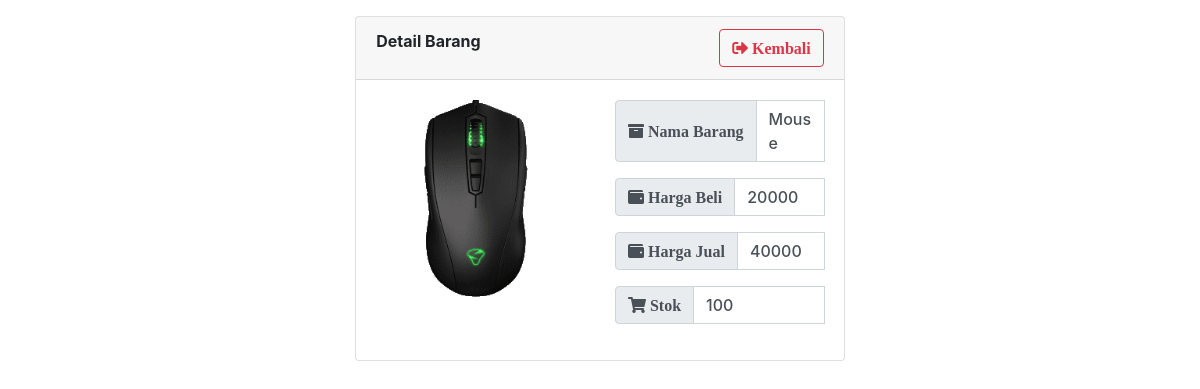
The page /show.php?id=34 on the database its author committed.
### tables this page shows
CREATE TABLE `contacts` (
  `id` int(10) UNSIGNED NOT NULL,
  `name` varchar(1000) NOT NULL,
  `hargabeli` int(50) NOT NULL,
  `hargajual` int(50) NOT NULL,
  `stok` int(50) NOT NULL,
  `image` text NOT NULL
);

### show.php (the view, shortened to what this page needs)
<?php
  require_once('db.php');
  $upload_dir = 'uploads/';
  if (isset($_GET['id'])) {
    $id = $_GET['id'];
    $sql = "select * from contacts where id=".$id;
    $result = mysqli_query($conn, $sql);
    if (mysqli_num_rows($result) > 0) {
      $row = mysqli_fetch_assoc($result);
    }else {
      $errorMsg = 'Could not Find Any Record';
    }
  }
?>
<!DOCTYPE html>
<html>
  <head>
    <link rel="stylesheet" href="css/bootstrap.min.css">
    <link rel="stylesheet" href="https://use.fontawesome.com/releases/v5.0.13/css/all.css">
    <link rel="stylesheet" href="https://cdn.datatables.net/1.10.16/css/dataTables.bootstrap4.min.css">
    <link rel="stylesheet" href="https://cdnjs.cloudflare.com/ajax/libs/twitter-bootstrap/4.0.0/css/bootstrap.css">
  </head>
  <body>
      <nav class="navbar navbar-expand-md navbar-light navbar-laravel">
      </nav>
      <div class="container">
        <div class="row justify-content-center">
          <div class="card">
            <div class="card-header">
              <div class="font-weight-bold float-left">Detail Barang</div>
              <a class="btn btn-outline-danger float-right" href="index.php"><i class="fa fa-sign-out-alt">   Kembali</i></a>
            </div>
            <div class="card-body">
              <div class="row">
                <div class="col-md">
                    <img src="<?php echo $upload_dir.$row['image'] ?>" height="200">
                </div>
                <div class="col-md">
                    <div class="form-group">
                        <div class="input-group mb-3">
                          <div class="input-group-prepend">
                            <span class="input-group-text"><i class="fa fa-archive"> Nama Barang</i></span>
                          </div>
                          <h5 class="form-control">
                            <span span><?php echo $row['name'] ?></span>
                          </h5>
                    </div>
                    <div class="form-group">
                        <div class="input-group mb-3">
                          <div class="input-group-prepend">
                            <span class="input-group-text"><i class="fas fa-wallet"> Harga Beli</i></span>
                          </div>
                          <h5 class="form-control">
                            <span span><?php echo $row['hargabeli'] ?></span>
                          </h5>
                    </div>
                    <div class="form-group">
                        <div class="input-group mb-3">
                          <div class="input-group-prepend">
                            <span class="input-group-text"><i class="fas fa-wallet"> Harga Jual</i></span>
                          </div>
                          <h5 class="form-control">
                            <span span><?php echo $row['hargajual'] ?></span>
                          </h5>
                    </div>
                    <div class="form-group">
                        <div class="input-group mb-3">
                          <div class="input-group-prepend">
                            <span class="input-group-text"><i class="fa fa-shopping-cart"> Stok</i></span>
                          </div>
                          <h5 class="form-control">
                            <span span><?php echo $row['stok'] ?></span>
                          </h5>
                    </div>
                </div>
              </div>
            </div>
          </div>
        </div>
      </div>
    </body>
  </html>

### rows shown on the page
contacts: image (picture), name "Mouse", hargabeli "20000", hargajual "40000", stok "100"
